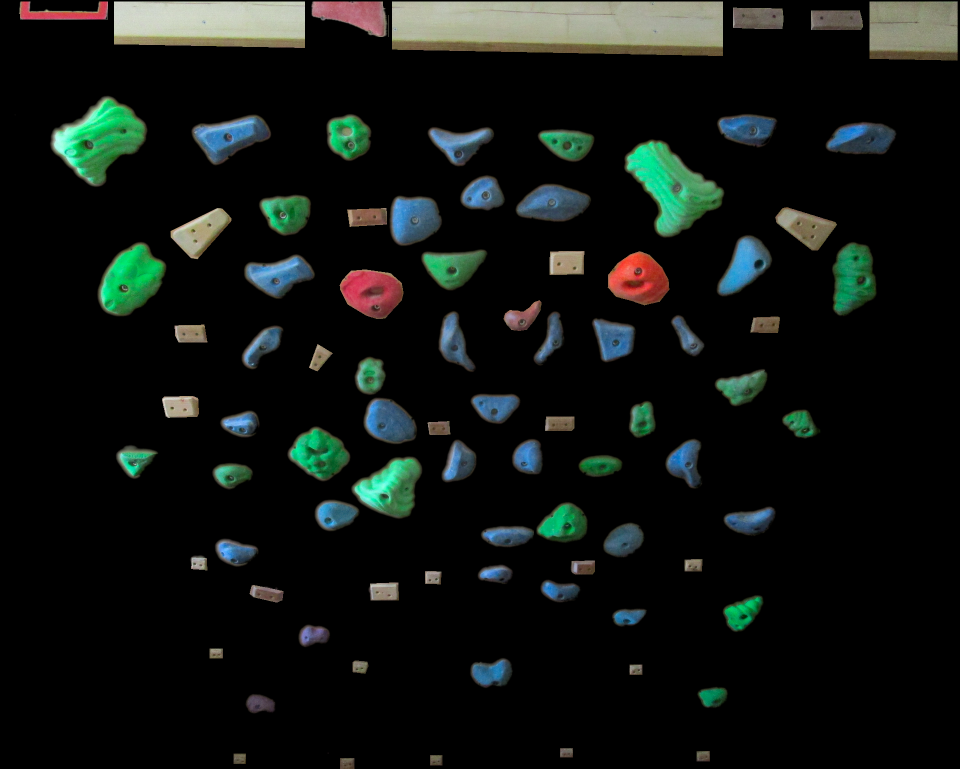
#> input picture misc/Images/BoardMasked.png, 1920 x 1537 px, found by its file name (shown at 1/2 size)
$ python HoldDetectionCV.py
#> lines starting #> are read from the running program, lines starting #| are printed output that depends on the picture; after the words box and inside, x2 and y2 are one past the last pixel; in counts of white or black regions, pixels touching at a corner belong together; long printed decimals are rounded
import cv2
import numpy as np
import json

def resizeAndShow(img, size, name):
    img = cv2.resize(img, size)
    cv2.imshow(name, img)

def findAndDrawContours(mask, img):
    contours, hierarchy = cv2.findContours(mask, cv2.RETR_TREE, cv2.CHAIN_APPROX_SIMPLE)

    data = {
        'holds' : []
    }

    (h, w) = img.shape[:2]

    for n, cnt in enumerate(contours[1:]):
        r, c = drawBoundingRing(cnt, img)
        boundingPoly = drawBoundingPoly(cnt, img)

        path = list(map(lambda p : [p[0, 0] / w, p[0, 1] / w], boundingPoly))
        print(path)

        hold = {
            'x'     : c[0] / w,
            'y'     : c[1] / h,
            'size'  : r / w,
            'path'  : path
        }

        data['holds'].append(hold)

    #img = cv2.drawContours(img, contours, -1, (0, 255, 0), 3)
    with open('data.json', 'w') as outfile:
        json.dump(data, outfile, indent=4)

def drawBoundingBox(contour, img):
    rect = cv2.minAreaRect(contour)
    box = cv2.boxPoints(rect)
    box = np.int0(box)
    cv2.drawContours(img,[box],0,(0,0,255),2)

def drawBoundingRing(contour, img):
    (cX, cY), cR = cv2.minEnclosingCircle(contour)
    radius = int(cR)
    center = (int(cX), int(cY))
    #cv2.circle(img, center, 7, (255, 255, 255), -1)
    #cv2.circle(img, center, radius, (255, 255, 255), 2)
    return cR, (cX, cY)

def drawBoundingPoly(contour, img):
    epsilon = 0.01*cv2.arcLength(contour,True)
    approx = cv2.approxPolyDP(contour,epsilon,True)
    img = cv2.drawContours(img, [approx], -1, (255, 0, 0), 3)
    return approx

im = cv2.imread('./misc/Images/BoardMasked.png')
#> im is the input picture: shape (1537, 1920, 3); mean B, G, R 18.2, 21, 16.5
imgray = cv2.cvtColor(im, cv2.COLOR_BGR2GRAY)
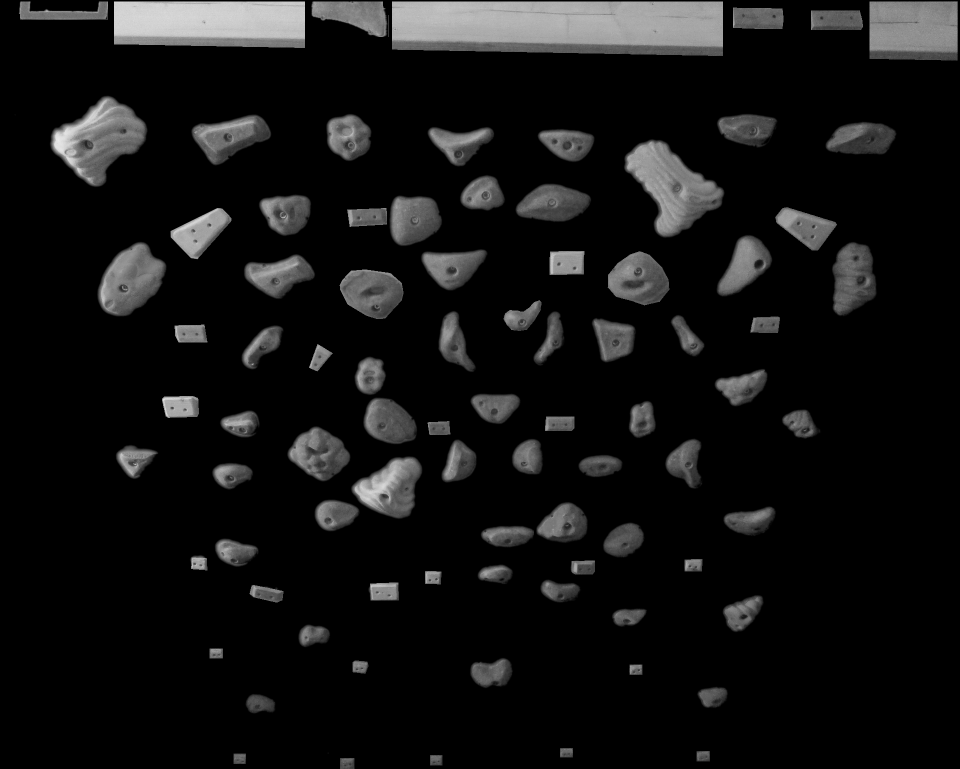
#> imgray: shape (1537, 1920) (shown at 1/2 size); min 0, max 235, mean 19.4

ret, thresh = cv2.threshold(imgray,0,255,cv2.THRESH_BINARY_INV)
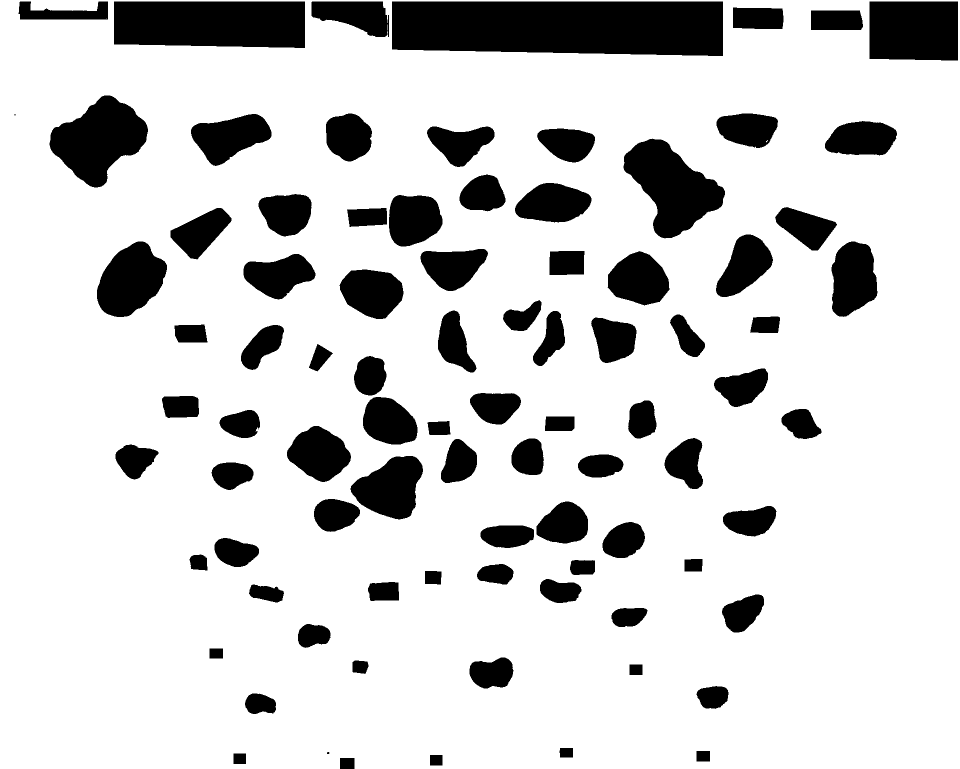
#> thresh: shape (1537, 1920) (shown at 1/2 size); 82.4% white; 88 black regions (3 under 20 px), largest, box (x1, y1, x2, y2) and area: (784, 3, 1446, 112) 67976, (228, 3, 610, 96) 34088, (1247, 277, 1450, 477) 21919

kernel = np.ones((5,5),np.uint8)
close_mask = cv2.morphologyEx(thresh, cv2.MORPH_CLOSE, kernel)
#> close_mask: shape (1537, 1920); 82.4% white; 85 black regions

#contours, hierarchy = cv2.findContours(close_mask, cv2.RETR_TREE, cv2.CHAIN_APPROX_SIMPLE)
#im = cv2.drawContours(im, contours, -1, (0, 255, 0), 3)
findAndDrawContours(close_mask, im)
#> in findAndDrawContours, `contours, hierarchy = cv2.findContours(mask, cv2.RETR_TREE, cv2.CHAIN_..`: contours = 85 contours; largest, box (x1, y1, x2, y2) and area: (0, 0, 1920, 1537) 2946955, (783, 2, 1447, 113) 68740, (227, 2, 611, 97) 34558, (1246, 277, 1451, 477) 22190, (98, 190, 297, 376) 21503
#> the loop in findAndDrawContours, `for n, cnt in enumerate(contours[1:]):` made 84 passes
#> (cX in drawBoundingRing, cY in drawBoundingRing, cR in drawBoundingRing, radius in drawBoundingRing, center in drawBoundingRing, r, epsilon in drawBoundingPoly) on passes 4 to 15: (1132.5, 1505, 16.23, 16, (1132, 1505), 16.23, 0.925), (520.8, 1410.8, 32.29, 32, (520, 1410), 32.29, 1.85), (1425, 1388.9, 32.37, 32, (1425, 1388), 32.37, 1.9), (1271.5, 1339, 16.8, 16, (1271, 1339), 16.8, 0.957), (719.5, 1333, 18.45, 18, (719, 1333), 18.45, 1.08), (982, 1340.2, 44.69, 44, (982, 1340), 44.69, 2.66), (432, 1306.5, 16.92, 16, (432, 1306), 16.92, 0.957), (628.1, 1273.3, 33.96, 33, (628, 1273), 33.96, 1.96), (1258.1, 1228.3, 37.11, 37, (1258, 1228), 37.11, 1.93), (1490.3, 1223.7, 47.68, 47, (1490, 1223), 47.68, 2.68), (532.2, 1187.2, 35.19, 35, (532, 1187), 35.19, 1.92), (768.3, 1183.3, 34.08, 34, (768, 1183), 34.08, 1.94)
#> (cX in drawBoundingRing, cY in drawBoundingRing, cR in drawBoundingRing, radius in drawBoundingRing, r, epsilon in drawBoundingPoly) on passes 1, 2, 16, 37: (872, 1520, 16.4, 16, 16.4, 0.937), (479, 1517, 16.4, 16, 16.4, 0.937), (1121, 1176, 42.43, 42, 42.43, 2.28), (1119, 847, 33.11, 33, 33.11, 1.74)
#| [[0.4474, 0.7865], [0.4479, 0.7859], [0.4604, 0.7859], [0.4609, 0.7865], [0.4609, 0.7969], [0.4604, 0.7974], [0.4479, 0.7974], [0.4474, 0.7969]]
#| [[0.2427, 0.7849], [0.2432, 0.7844], [0.2557, 0.7844], [0.2562, 0.7849], [0.2562, 0.7953], [0.2557, 0.7958], [0.2432, 0.7958], [0.2427, 0.7953]]
#| [[0.725, 0.7823], [0.7391, 0.7818], [0.7396, 0.7927], [0.7255, 0.7932]]
#| [[0.5828, 0.7792], [0.5833, 0.7786], [0.5964, 0.7786], [0.5969, 0.7792], [0.5969, 0.7885], [0.5964, 0.7891], [0.5833, 0.7891], [0.5823, 0.7839]]
#| [[0.2552, 0.7297], [0.2578, 0.725], [0.2625, 0.7219], [0.2719, 0.7224], [0.2865, 0.7297], [0.2875, 0.7391], [0.2844, 0.7427], [0.2729, 0.7411], [0.263, 0.7438], [0.2594, 0.7422], [0.2552, 0.7365]]
#| [[0.7562, 0.7161], [0.7589, 0.7208], [0.7578, 0.7297], [0.75, 0.737], [0.7349, 0.738], [0.7307, 0.7349], [0.726, 0.7266], [0.7255, 0.7208], [0.7302, 0.7167], [0.7417, 0.7146], [0.7521, 0.7146]]
#| [[0.6552, 0.6922], [0.6557, 0.6917], [0.6687, 0.6917], [0.6693, 0.7026], [0.6687, 0.7031], [0.6557, 0.7031]]
#| [[0.3667, 0.6896], [0.3693, 0.6875], [0.3823, 0.6885], [0.3833, 0.6901], [0.3839, 0.6943], [0.3812, 0.7005], [0.3802, 0.7016], [0.3677, 0.7005], [0.3667, 0.6995]]
#> (further printed lines are left out)

(h, w) = im.shape[:2]
#> h = 1537
aspect = w/h
#> aspect = 1.25
ns = (int(800*aspect), 800)
#> ns = (999, 800)

resizeAndShow(close_mask, ns, 'col')
#> in resizeAndShow, `img = cv2.resize(img, size)`:
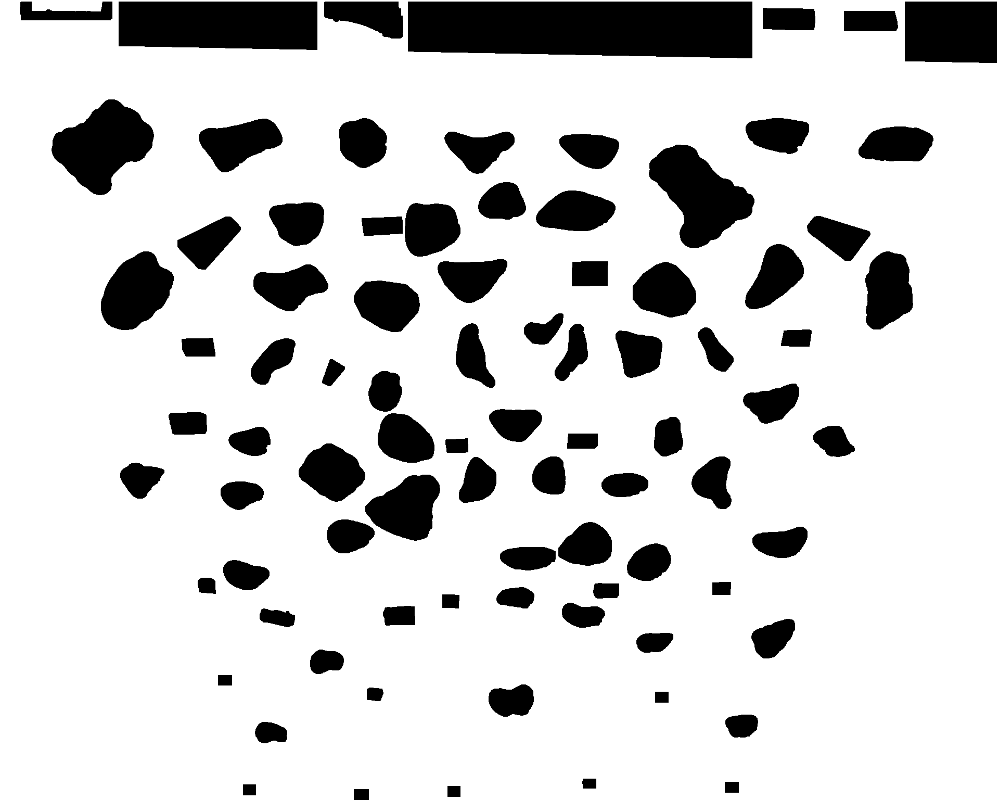
#> img: shape (800, 999); min 0, max 255, mean 210.1
resizeAndShow(im, ns, 'image')
#> call 2 of resizeAndShow, with size = (999, 800), name = 'image'
#> in resizeAndShow (call 2), `img = cv2.resize(img, size)`:
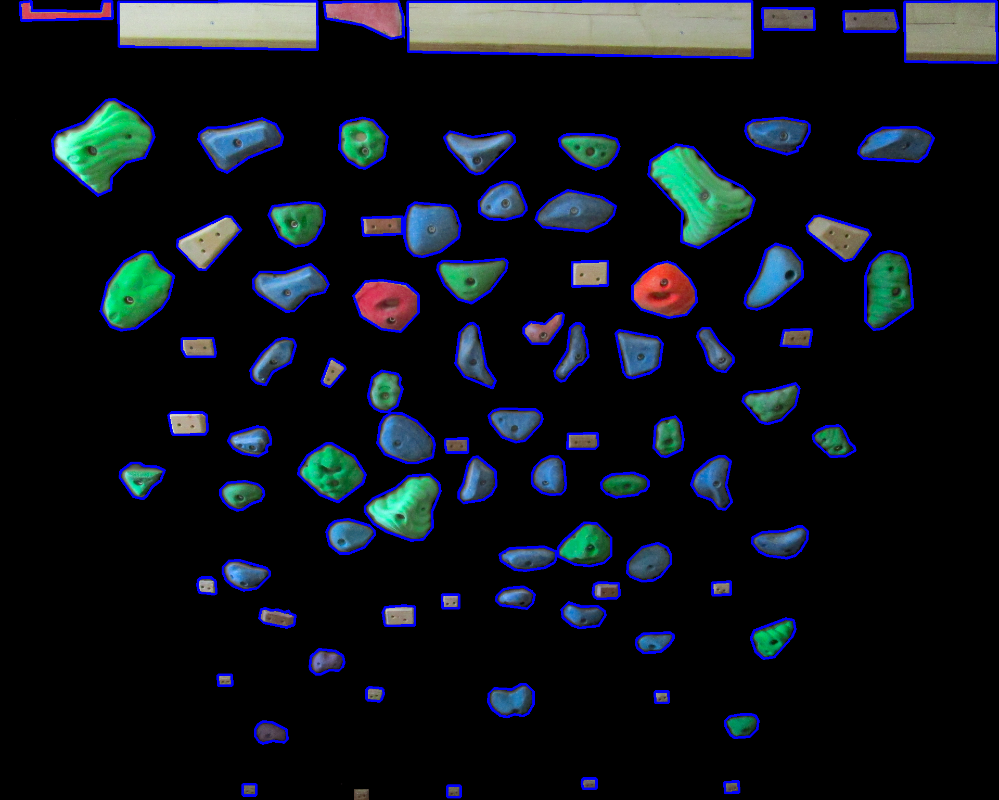
#> img: shape (800, 999, 3); mean of channels 0, 1, 2 27.5, 19.9, 15.3; drawn as B, G, R
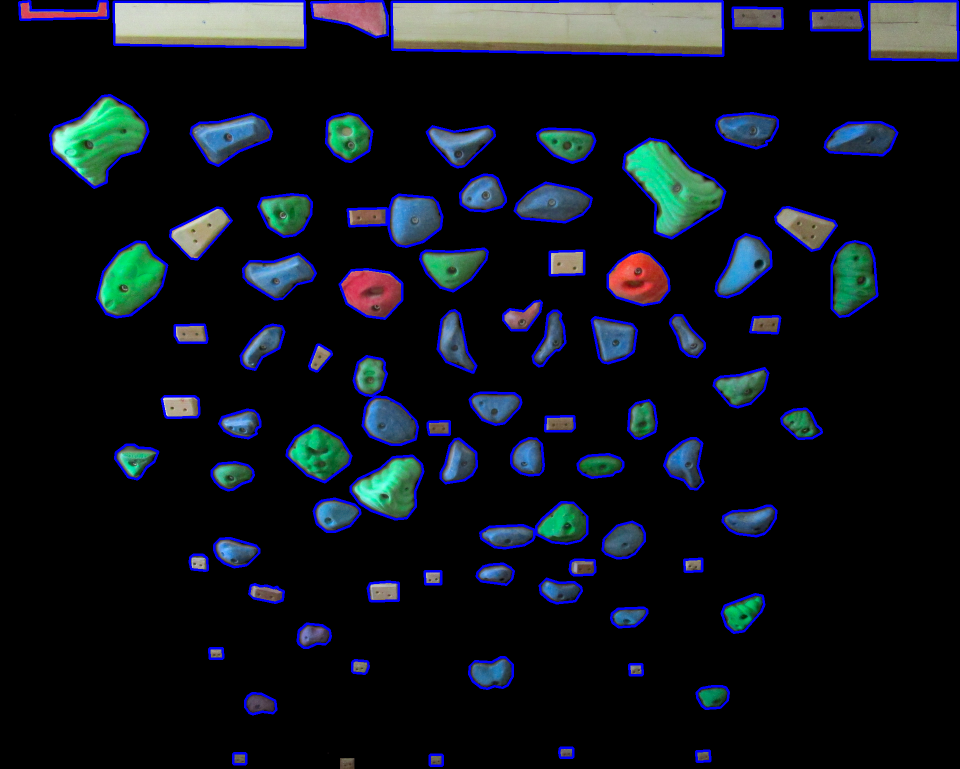
#> im: shape (1537, 1920, 3) (shown at 1/2 size); 4% of pixels changed, all inside (x1, y1, x2, y2) = (36, 0, 1919, 1534)

cv2.waitKey(0)
cv2.destroyAllWindows()
